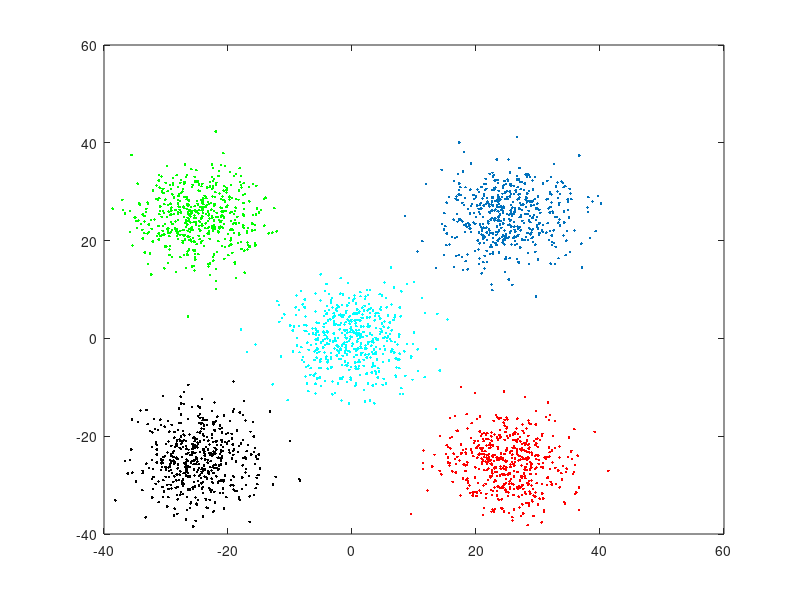

MATLAB code to generate this figure: (Note: this script raises an error after producing the figure.)
N=1000;

D=2;
T=100;
%X = rand(N,D);

% ground truth 
%GT = zeros(N,1);

%GT(find(X(:,1)<0.5 & X(:,2)<0.5))= 1;
%GT(find(X(:,1)>=0.5 & X(:,2)<0.5)) = 2;
%GT(find(X(:,1)<0.5 & X(:,2)>=0.5)) = 3;
%GT(find(X(:,1)>=0.5 & X(:,2)>=0.5)) = 4;

a = 5*[randn(500,1)+5, randn(500,1)+5];
b = 5*[randn(500,1)+5, randn(500,1)-5];
c = 5*[randn(500,1)-5, randn(500,1)+5];
d = 5*[randn(500,1)-5, randn(500,1)-5];
e = 5*[randn(500,1), randn(500,1)];
X = [a;b;c;d;e];
N=size(X,1);
GT = zeros(N,1);
GT(1:500)=1;
GT(501:1000)=2;
GT(1001:1500)=3;
GT(1501:2000)=4;
GT(2001:2500)=5;

% randomize X first?
Y = [X GT];
newdata = Y(randperm(size(Y,1)),:)
X = newdata(:,1:2);
GT = newdata(:,3);

plot(a(:,1),a(:,2),'.');hold on;
plot(b(:,1),b(:,2),'r.'); 
plot(c(:,1),c(:,2),'g.'); 
plot(d(:,1),d(:,2),'k.');
plot(e(:,1),e(:,2),'c.');

% construct con_must and con_cannot 
n_constraints = 1000;
done=0;
con_must = zeros(N,N);
con_cannot = zeros(N,N);
added_constraints=0;
while(~done)
	i = randi(N);
	j = randi(N);
	if (i==j)
		continue
	end
	if GT(i) == GT(j)
		con_must(i,j)=1;
		con_must(j,i)=1;
	end
	if GT(i) ~= GT(j)
		con_cannot(i,j)=1;
		con_cannot(j,i)=1;
	end
	added_constraints = added_constraints +1;
	if added_constraints  >= n_constraints
		done = 1; 
	end
end

K=5;
iters=100;


tic
[A, M, E] = kmeans_constrained(K,X,con_must, con_cannot,iters);
toc

% compute rand index
a=0;
b=0;
for i=1:N
	for j=1:N
		if i==j
			continue;
		end
		if GT(i)==GT(j) && A(i)==A(j)
			a = a+1;
		end
		if GT(i)~=GT(j) && A(i) ~=A(j)
			b = b+1;
		end
	end
end
allpairs = N*(N-1);
randindex = (a+b)/allpairs

 